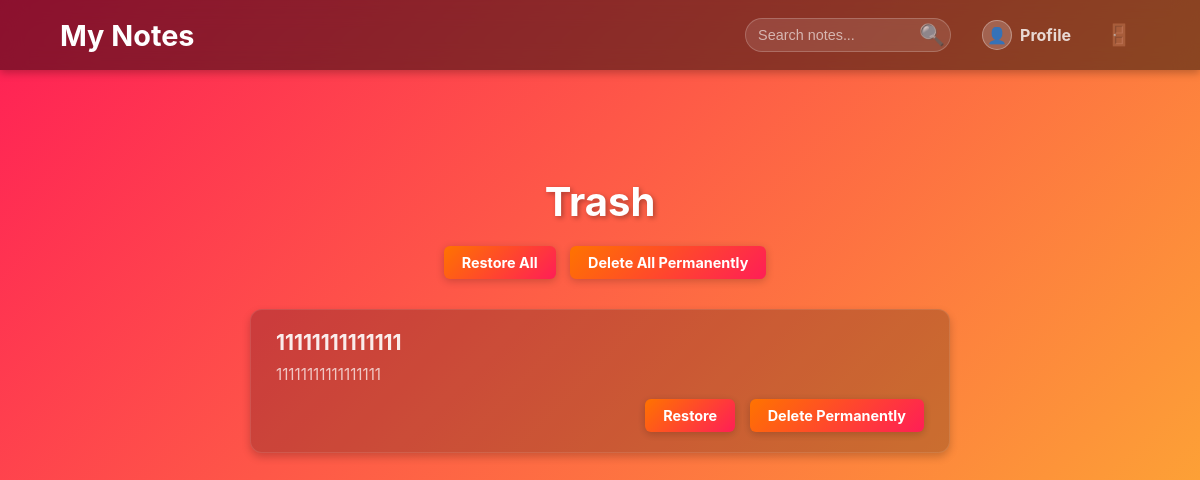
The page /notes/trash/ (signed in) on the database as committed earlier.
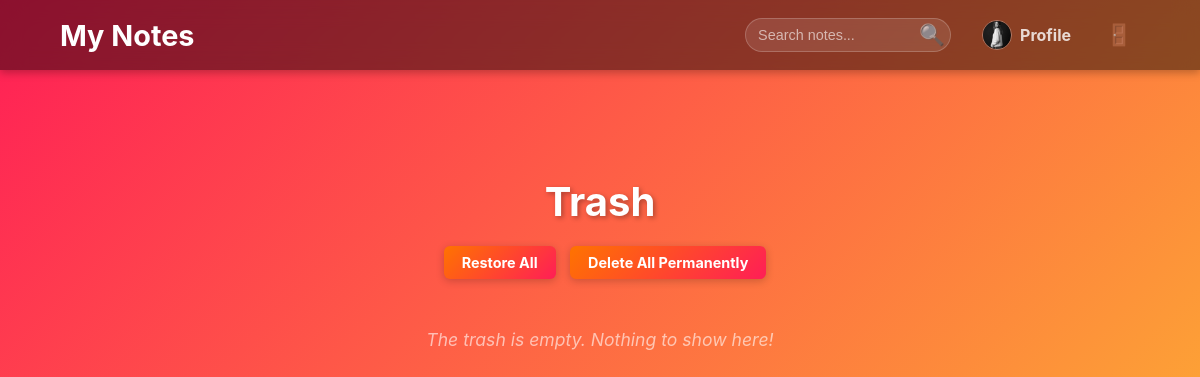
The same page on the database as committed later.
### notes/models.py (models this page shows, shortened)
class Note(models.Model):
    user = models.ForeignKey(User, on_delete=models.CASCADE, related_name='notes')
    folder = models.ForeignKey(Folder, on_delete=models.SET_NULL, null=True, blank=True, related_name='notes')
    title = models.CharField(verbose_name="Заголовок", max_length=200)
    content = models.TextField(verbose_name="Текст нотатки")
    created_at = models.DateTimeField(verbose_name="Дата створення", auto_now_add=True)
    updated_at = models.DateTimeField(verbose_name="Оновлено", auto_now=True)
    is_deleted = models.BooleanField(default=False)

class UserProfile(models.Model):
    user = models.OneToOneField(User, on_delete=models.CASCADE)
    full_name = models.CharField(max_length=100, blank=True)
    birth_date = models.DateField(null=True, blank=True)
    GENDER_CHOICES = [
        ('male', 'Male'),
        ('female', 'Female'),
        ('other', 'Other'),
    ]
    gender = models.CharField(max_length=10, choices=GENDER_CHOICES, blank=True)
    avatar = models.ImageField(upload_to='avatars/', null=True, blank=True)
    bio = models.TextField(max_length=500, blank=True)

### notes/views.py (the view)
# urls.py: path('trash/', notes_views.trash, name='trash'),
@login_required
def trash(request):
    notes = Note.objects.filter(user=request.user, is_deleted=True).order_by('-updated_at')
    return render(request, 'notes/trash.html', {'notes': notes})

### notes/templates/notes/trash.html
{% extends 'notes/base.html' %}
{% load static %}
{% block content %}
<div class="trash-container">
    <h1 class="title">Trash</h1>
    <div class="trash-actions">
        <a href="{% url 'notes:restore_all_notes' %}" class="btn btn-trash-restore">Restore All</a>
        <a href="{% url 'notes:permanent_delete_all' %}" class="btn btn-trash-delete">Delete All Permanently</a>
    </div>
    {% for note in notes %}
        <div class="deleted-note-card">
            <h2>{{ note.title }}</h2>
            <p>{{ note.content|truncatewords:30 }}</p>
            <div class="deleted-note-actions">
                <a href="{% url 'notes:restore_note' note.id %}" class="btn btn-trash-restore">Restore</a>
                <a href="{% url 'notes:permanent_delete' note.id %}" class="btn btn-trash-delete">Delete Permanently</a>
            </div>
        </div>
    {% empty %}
        <p class="empty-trash-text">The trash is empty. Nothing to show here!</p>
    {% endfor %}
</div>
{% endblock %}

### notes/templates/notes/base.html (shortened to what this page needs)
{% load static %}
<!DOCTYPE html>
<html lang="uk">
<head>
    <link rel="stylesheet" href="{% static 'notes/style.css' %}">
</head>
<body>
    <nav class="navbar">
        <div class="nav-container">
            <a href="{% url 'notes:index' %}" class="navbar-brand">My Notes</a>
            <div class="navbar-menu">
                <form action="{% url 'notes:search_notes' %}" method="GET" class="search-form">
                    <input type="text" name="q" placeholder="Search notes..." class="search-input" value="{{ request.GET.q }}">
                    <button type="submit" class="search-button">🔍</button>
                </form>
                {% block nav_profile %}
                <a href="{% url 'notes:profile' %}" class="navbar-item profile-link">
                    {% if request.user.userprofile.avatar %}
                        <img src="{{ request.user.userprofile.avatar.url }}" alt="Avatar" class="navbar-avatar">
                    {% else %}
                        <span class="navbar-avatar default-avatar">👤</span>
                    {% endif %}
                    <span>Profile</span>
                </a>
                {% endblock %}
                {% block nav_logout %}
                <a href="{% url 'notes:logout' %}" class="navbar-item logout-link" title="Go out">
                    <span class="icon-logout">🚪</span>
                </a>
                {% endblock %}
            </div>
        </div>
    </nav>
    <div class="container">
        {% block content %}{% endblock %}
    </div>
</body>
</html>

### notes/static/notes/style.css (style rules this page uses)
body { margin: 0; font-family: 'Inter', sans-serif; background: linear-gradient(-45deg, #ff1e56, #ff7300, #fcd12a, #ff1e56); background-size: 400% 400%; animation: animatedGradient 12s ease infinite; color: #333; }
.container { max-width: 1500px; margin: 0 auto; padding: 20px 40px; box-sizing: border-box; }
.title { text-align: center; margin-bottom: 20px; font-size: 2.5em; color: white; text-shadow: 2px 2px 5px rgba(0, 0, 0, 0.3); }
.btn, .icon-btn, .btn-logout, .navbar-item, .note-form button, .trash-button { background: linear-gradient(135deg, #ff7300, #ff1e56); color: white; padding: 12px 24px; border: none; border-radius: 30px; cursor: pointer; font-weight: bold; transition: background 0.3s ease, transform 0.2s ease; box-shadow: 0 4px 12px rgba(0, 0, 0, 0.2); text-decoration: none; }
.navbar { background: rgba(0, 0, 0, 0.45); backdrop-filter: blur(12px); padding: 12px 0; box-shadow: 0 3px 8px rgba(0,0,0,0.25); position: sticky; top: 0; z-index: 1000; margin-bottom: 20px; }
.nav-container { width: 90%; max-width: 1100px; margin: 0 auto; display: flex; justify-content: space-between; align-items: center; }
.navbar-brand { color: white; text-decoration: none; font-size: 1.8em; font-weight: 700; transition: color 0.3s ease; }
.navbar-menu { display: flex; align-items: center; gap: 15px; }
.search-form { margin-left: 0; }
.search-input { padding: 9px 15px 9px 15px; border-radius: 8px; border: 1px solid rgba(255, 255, 255, 0.15); background-color: rgba(255, 255, 255, 0.1); color: white; font-size: 0.95em; transition: background-color 0.3s ease, border-color 0.3s ease, width 0.3s ease; width: 160px; outline: none; }
.search-button { padding: 8px 10px; margin-left: -42px; background: none; border: none; color: rgba(255, 255, 255, 0.7); cursor: pointer; font-size: 1.3em; transition: color 0.3s ease; z-index: 2; display: flex; align-items: center; height: 100%; }
.navbar-item { color: rgba(255, 255, 255, 0.8); text-decoration: none; font-size: 1em; padding: 8px 12px; border-radius: 6px; transition: background-color 0.3s ease, color 0.3s ease; display: flex; align-items: center; gap: 8px; margin-left: 0; background: none; box-shadow: none; }
.navbar-avatar { width: 28px; height: 28px; border-radius: 50%; object-fit: cover; border: 1px solid rgba(255, 255, 255, 0.3); display: inline-flex; align-items: center; justify-content: center; }
.logout-link { padding: 8px; }
.icon-logout { font-size: 1.3em; line-height: 1; }
.trash-container { max-width: 700px; margin: 20px auto; text-align: center; padding: 20px; }
.trash-actions { margin-bottom: 30px; }
.btn-trash-restore, .btn-trash-delete { padding: 8px 18px; border-radius: 6px; text-decoration: none; font-weight: bold; font-size: 0.9em; margin-left: 10px; transition: all 0.3s ease; box-shadow: 0 2px 8px rgba(0, 0, 0, 0.2); display: inline-block; border: none; cursor: pointer; }
.btn-trash-restore { background-color: #28a745; color: white; }
.btn-trash-delete { background-color: #dc3545; color: white; }
.empty-trash-text { margin-top: 50px; color: rgba(255, 255, 255, 0.6); font-style: italic; font-size: 1.1em; }
.search-form { display: flex; align-items: center; margin-left: 20px; }
.search-input { padding: 8px 12px; border-radius: 20px; border: 1px solid rgba(255, 255, 255, 0.2); background-color: rgba(255, 255, 255, 0.1); color: white; font-size: 0.9em; outline: none; transition: background-color 0.3s ease, border-color 0.3s ease; width: 180px; }
.search-input::placeholder { color: rgba(255, 255, 255, 0.6); }

Rows that differ between the two databases and show on the page:
removed Note: title "11111111111111", content "11111111111111111"
Other text that changed with them:
text now shown: "The trash is empty. Nothing to show here!"
